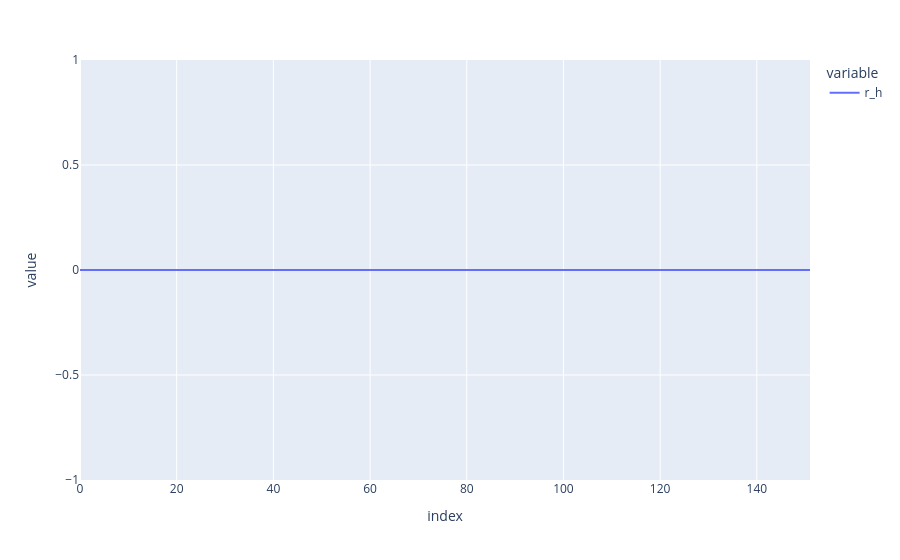

This figure's notebook cell:
### Code cell
df[var].plot()

### Figure 1 — Plotly figure (JSON) as saved in the notebook; plotly's stock layout.template omitted (floating-point values rounded to 4 significant figures; data arrays with more than 128 entries replaced by an {"elided": "..."} marker saying what was removed)
{"data": [{"hovertemplate": "variable=r_h<br>index=%{x}<br>value=%{y}<extra></extra>", "legendgroup": "r_h", "line": {"color": "#636efa", "dash": "solid"}, "marker": {"symbol": "circle"}, "mode": "lines", "name": "r_h", "orientation": "v", "showlegend": true, "type": "scatter", "x": {"elided": "152 int values"}, "xaxis": "x", "y": {"elided": "152 int values"}, "yaxis": "y"}], "layout": {"autosize": true, "legend": {"title": {"text": "variable"}, "tracegroupgap": 0}, "margin": {"t": 60}, "xaxis": {"anchor": "y", "autorange": true, "domain": [0, 1], "range": [0, 151], "title": {"text": "index"}, "type": "linear"}, "yaxis": {"anchor": "x", "autorange": true, "domain": [0, 1], "range": [-1, 1], "title": {"text": "value"}, "type": "linear"}}}
